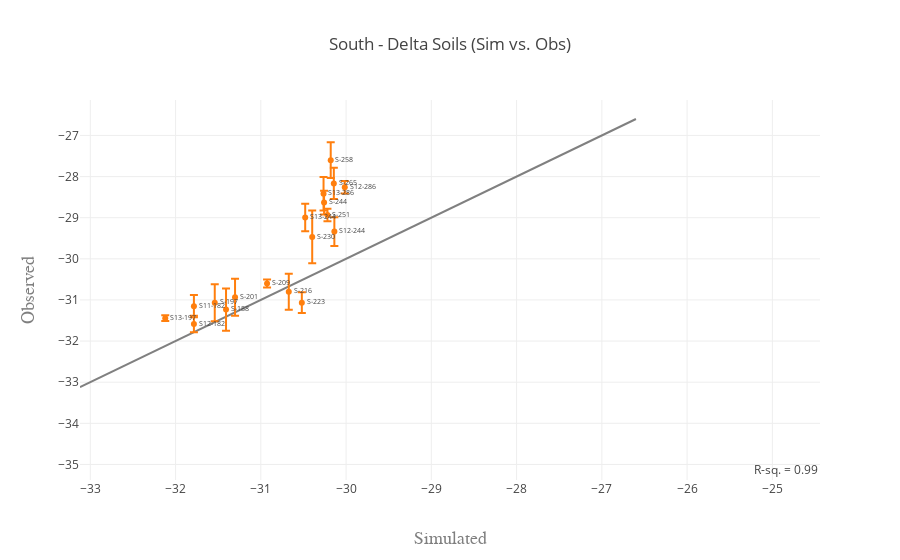

The notebook cell saved with this chart:
### Code cell
df = delta_dat.loc[delta_dat['Transect'] == 'S']

data = [get_xy_line(df , test_var, delta=True), 
        get_scatter(df , test_var, sd)]

fig = go.Figure(data=data, layout=get_layout(df, test_var, title='South - Delta Soils (Sim vs. Obs)'))
iplot(fig)

### Figure 1 — Plotly figure (JSON) as saved in the notebook; plotly's stock layout.template omitted (floating-point values rounded to 4 significant figures)
{"data": [{"marker": {"color": "grey", "opacity": 0.9}, "mode": "lines", "type": "scatter", "x": [-33.12, -26.6], "y": [-33.12, -26.6]}, {"error_y": {"array": [0.2702, 0.2017, 0.35, 0.1513, 0.07071, 0.3338, 0.4073, 0.5132, 0.4509, 0.4509, 0.1, 0.4359, 0.2517, 0.6429, 0.2887, 0.1528, 0.4359, 0.3786], "symmetric": true, "type": "data"}, "mode": "markers+text", "text": ["S11-182", "S12-182", "S12-244", "S12-286", "S13-197", "S13-244", "S13-286", "S-188", "S-197", "S-201", "S-209", "S-216", "S-223", "S-230", "S-244", "S-251", "S-258", "S-265"], "textfont": {"size": 7}, "textposition": "right", "type": "scatter", "x": [-31.79, -31.79, -30.14, -30.02, -32.12, -30.48, -30.26, -31.41, -31.54, -31.3, -30.93, -30.67, -30.52, -30.4, -30.26, -30.22, -30.18, -30.14], "y": [-31.15, -31.58, -29.34, -28.26, -31.44, -28.99, -28.41, -31.23, -31.07, -30.93, -30.6, -30.8, -31.07, -29.47, -28.63, -28.93, -27.6, -28.17]}], "layout": {"annotations": [{"showarrow": false, "text": "R-sq. = 0.99", "x": -24.84, "y": -35.12}], "showlegend": false, "title": "South - Delta Soils (Sim vs. Obs)", "xaxis": {"title": "Simulated", "titlefont": {"color": "#7f7f7f", "family": "Courier New, monospace", "size": 18}}, "yaxis": {"title": "Observed", "titlefont": {"color": "#7f7f7f", "family": "Courier New, monospace", "size": 18}}}}
